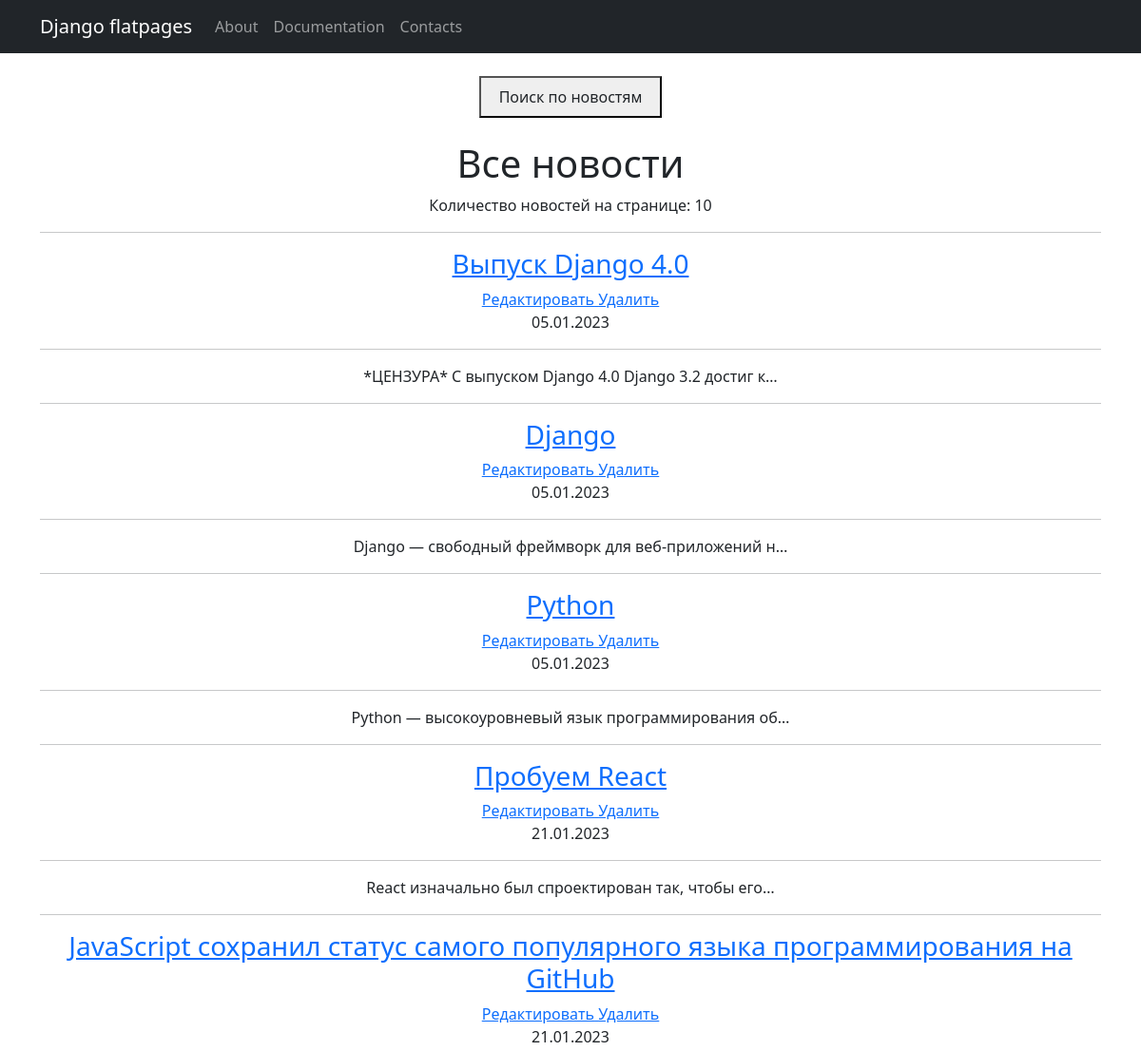
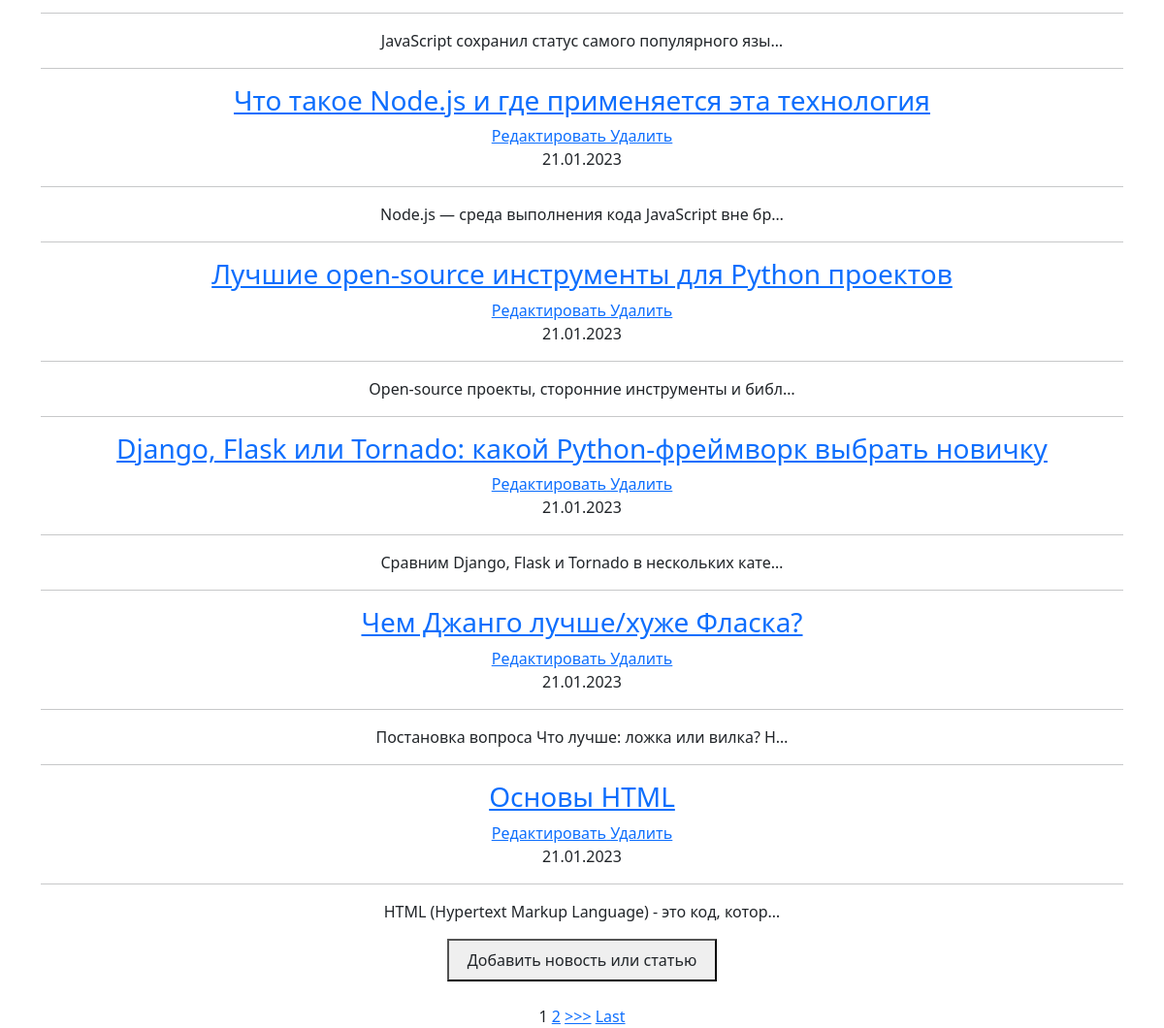
Page /news/ on the committed database (2 pictures, top to bottom).
### news/models.py (models this page shows, shortened)
class Post(models.Model):
  author = models.ForeignKey(Author, on_delete=models.CASCADE)
  NEWS = 'NW'
  ARTICLE = 'AR'
  CATEGORY_CHOICES = (
    (NEWS, 'Новость'),
    (ARTICLE, 'Статья'),
  )
  categoryType = models.CharField(max_length=2, choices=CATEGORY_CHOICES, default=ARTICLE)
  dateCreation = models.DateTimeField(auto_now_add=True)
  postCategory = models.ManyToManyField(Category, through='PostCategory')
  title = models.CharField(max_length=128)
  text = models.TextField()
  rating = models.SmallIntegerField(default=0)

### news/views.py (the view)
# urls.py: path('', NewsList.as_view()),
class NewsList(ListView):
  model = Post
  template_name = 'news.html'
  context_object_name = 'news'
  paginate_by = 10
  form_class = NewsForm
  def get_context_data(self, **kwargs):
    context = super().get_context_data(**kwargs)
    context['filter'] = NewsFilter(self.request.GET, queryset=self.get_queryset())
    return context

### news/templatetags/myFilters.py (called while the page is built)
@register.filter(name='Censor')
def Censor(value, arg = 'Вонючка'):
  if isinstance(value, str) and isinstance(arg, str):
    value_arr = value.split(' ')
    new_value = []
    for word in value_arr:
      if arg.lower() not in word.lower():
        new_value.append(word)
      else:
        new_value.append('*ЦЕНЗУРА*')
    return ' '.join(new_value)
  else: raise ValueError('Введите слово, которое нужно заменить')

### templates/news.html (shortened to what this page needs)
{% extends 'flatpages/default.html' %}
{% load myFilters %}
{% block myContent %}
  <br>
  <button>
    <a class="btn" href="/news/search/">
      Поиск по новостям
    </a>
  </button>
  <br>
  <br>
  <h1>Все новости</h1>
  <p>Количество новостей на странице: {{ news|length }}</p>
  {% if news %}
    {% for post in news %}
      <hr>
      <h3>
        <a href="{% url 'news_detail' post.id %}">
          {{ post.title|Censor:'Вонючка' }}
        </a>
      </h3>
      <a href="{% url 'news_edit' post.id %}">
        <u>Редактировать</u>
      </a>
      <a href="{% url 'news_delete' post.id %}">
        <u>Удалить</u>
      </a>
      <p>{{ post.dateCreation|date:'d.m.Y' }}</p>
      <hr>
      <p>{{post.text|truncatechars:50|Censor:'Вонючка'}}</p>
    {% endfor %}
    <button>
      <a class="btn" href="{% url 'news_add' %}">
        Добавить новость или статью
      </a>
    </button>
    <br>
    <br>
    {% if is_paginated %}
    {% for num in page_obj.paginator.page_range %}
        {% if page_obj.number == num %}
            <a>{{ num }}</a>
        {% elif num > page_obj.number|add:'-3' and num < page_obj.number|add:'3' %}
            <a href="?page={{ num }}">{{ num }}</a>
        {% endif %}
    {% endfor %}
    {% if page_obj.has_next %}
        <a href="?page={{ page_obj.next_page_number }}">>>></a>
        <a href="?page={{ page_obj.paginator.num_pages }}">Last</a>
    {% endif %}
{% endif %}
  {% else %}
    <h2>Новостей нет :(</h2>
  {% endif %}
{% endblock myContent %}

### templates/flatpages/default.html (shortened to what this page needs)
{% load static %}
<!DOCTYPE html>
<html lang="en">
<head>
  <link href="{% static 'startbootstrap-bare-gh-pages/startbootstrap-bare-gh-pages/css/styles.css' %}" rel="stylesheet">
</head>
<body>
  <nav class="navbar navbar-expand-lg navbar-dark bg-dark static-top">
    <div class="container">
      <a class="navbar-brand" href="#">Django flatpages</a>
      <div class="collapse navbar-collapse" id="navbarResponsive">
        <ul class="navbar-nav ml-auto">
          <li class="nav-item">
            <a class="nav-link" href="/about/">About</a>
          </li>
          <li class="nav-item">
            <a class="nav-link" href="/documentation/">Documentation</a>
          </li>
          <li class="nav-item">
            <a class="nav-link" href="/contacts/">Contacts</a>
          </li>
        </ul>
      </div>
    </div>
  </nav>
  <div class="container">
    <div class="row">
      <div class="col-lg-12 text-center">
       {% block myContent %}
       {% endblock myContent %}
      </div>
    </div>
  </div>
</body>
</html>

### rows in the picture
Post: title|Censor "Выпуск Django 4.0", dateCreation "05.01.2023", text|Censor "*ЦЕНЗУРА* С выпуском Django 4.0 Django 3.2 достиг к…"
Post: title|Censor "Django", dateCreation "05.01.2023", text|Censor "Django — свободный фреймворк для веб-приложений н…"
Post: title|Censor "Python", dateCreation "05.01.2023", text|Censor "Python — высокоуровневый язык программирования об…"
Post: title|Censor "Пробуем React", dateCreation "21.01.2023", text|Censor "React изначально был спроектирован так, чтобы его…"
Post: title|Censor "JavaScript сохранил статус самого популярного языка программирования на GitHub", dateCreation "21.01.2023", text|Censor "JavaScript сохранил статус самого популярного язы…"
Post: title|Censor "Что такое Node.js и где применяется эта технология", dateCreation "21.01.2023", text|Censor "Node.js — среда выполнения кода JavaScript вне бр…"
Post: title|Censor "Лучшие open-source инструменты для Python проектов", dateCreation "21.01.2023", text|Censor "Open-source проекты, сторонние инструменты и библ…"
Post: title|Censor "Django, Flask или Tornado: какой Python-фреймворк выбрать новичку", dateCreation "21.01.2023", text|Censor "Сравним Django, Flask и Tornado в нескольких кате…"
Post: title|Censor "Чем Джанго лучше/хуже Фласка?", dateCreation "21.01.2023", text|Censor "Постановка вопроса Что лучше: ложка или вилка? Н…"
Post: title|Censor "Основы HTML", dateCreation "21.01.2023", text|Censor "HTML (Hypertext Markup Language) - это код, котор…"

### other values in the picture
{{ news|length }} "10"
{{ num }} "1"
{{ num }} "2"
